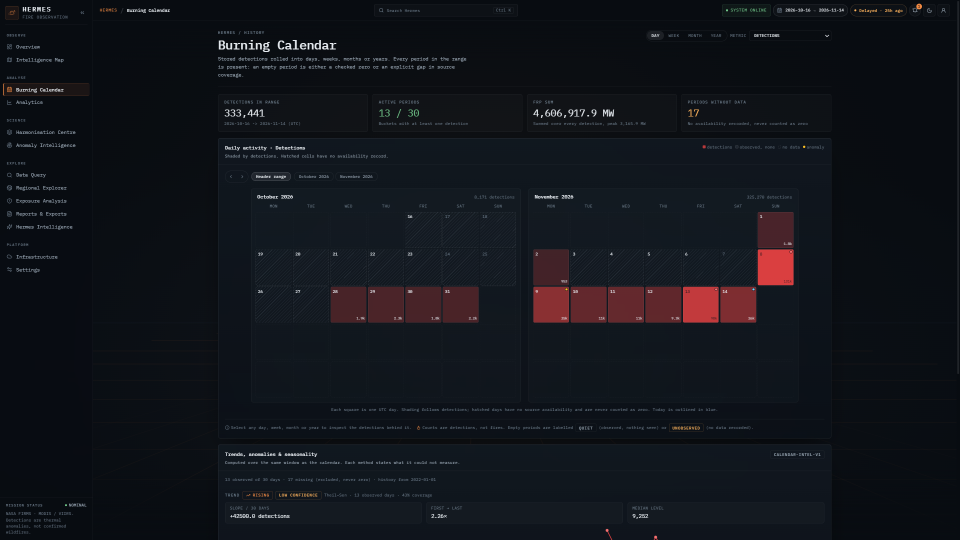
#> input picture deck/shots/calendar-30d.png, 1920 x 1080 px, found by its file name (shown at 1/2 size)
$ python crop.py
#> lines starting #> are read from the running program, lines starting #| are printed output that depends on the picture
from PIL import Image
def crop(src, box, out, scale=1.0):
#> called with src = 'deck/shots/calendar-30d.png', box = (440, 160, 1668, 830), out = 'deck/assets/crops/calendar.png', scale = 1
    im = Image.open(src); c = im.crop(box)
#> in crop, im is the input picture: PIL image 1920x1080 RGB; mean R, G, B 17.7, 20.4, 26.3
#> after `c = im.crop(box)`:
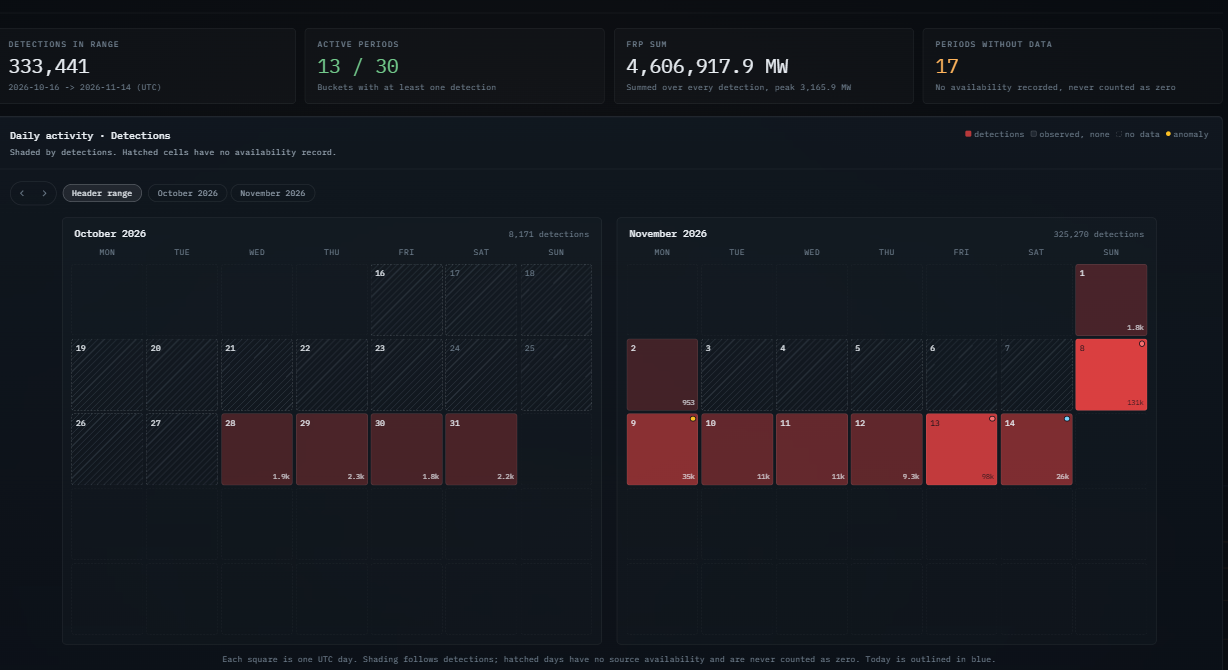
#> c: PIL image 1228x670 RGB; mean R, G, B 25.2, 25.3, 31.8
    if scale != 1.0: c = c.resize((int(c.width*scale), int(c.height*scale)), Image.LANCZOS)
    c.save(out); print(out, c.size)
#| deck/assets/crops/calendar.png (1228, 670)
crop('deck/shots/calendar-30d.png', (440, 160, 1668, 830), 'deck/assets/crops/calendar.png')
crop('deck/shots/harmonization.png', (1186, 262, 1664, 620), 'deck/assets/crops/score.png', 2)
#> call 2 of crop, with src = 'deck/shots/harmonization.png', box = (1186, 262, 1664, 620), out = 'deck/assets/crops/score.png', scale = 2
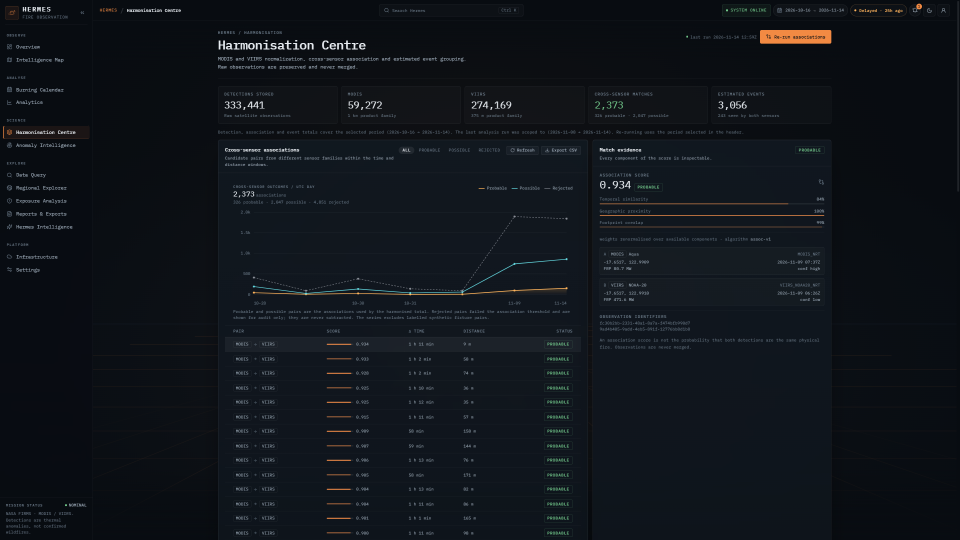
#> input picture deck/shots/harmonization.png, 1920 x 1080 px, found by its file name (shown at 1/2 size)
#> in crop, im is the input picture: PIL image 1920x1080 RGB; mean R, G, B 16, 20.7, 26.4
#> in crop (call 2), `c = im.crop(box)`:
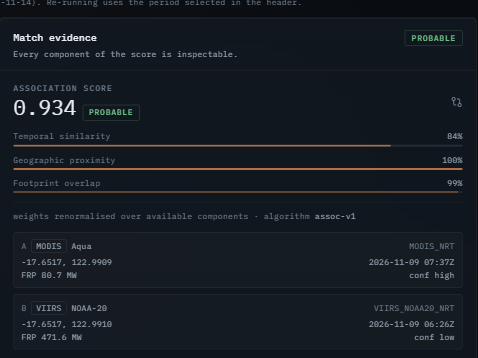
#> c: PIL image 478x358 RGB; mean R, G, B 22.3, 28.3, 34.7
#> in crop (call 2), `if scale != 1.0: c = c.resize((int(c.width*scale), int(c.height*scale)..`:
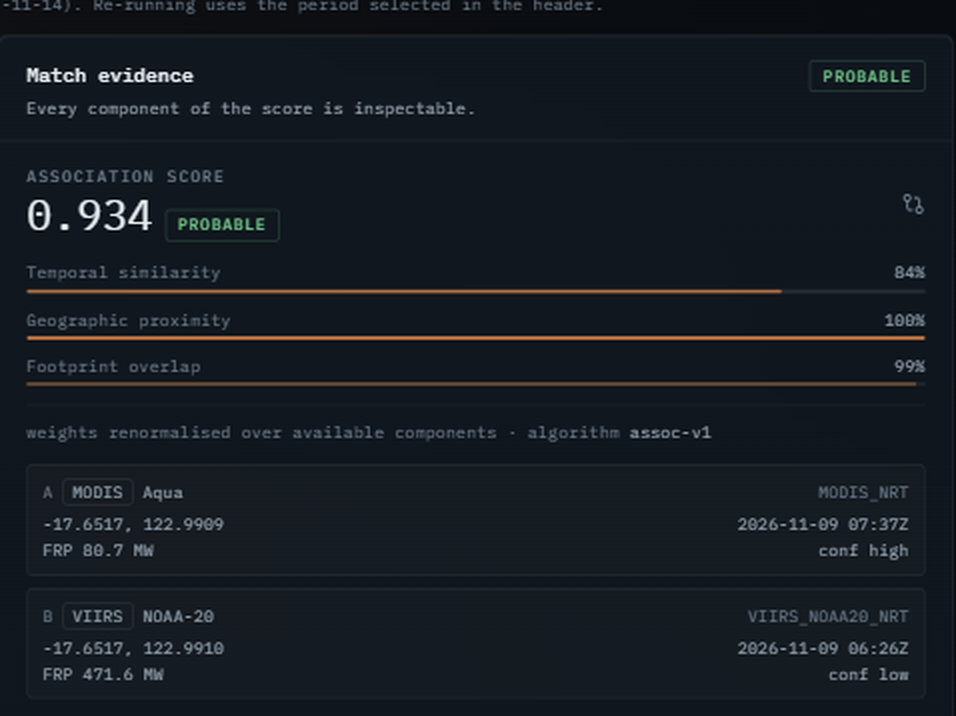
#> c: PIL image 956x716 RGB; mean R, G, B 22.3, 28.3, 34.7
#| deck/assets/crops/score.png (956, 716)
crop('deck/shots/harmonization.png', (440, 262, 1180, 700), 'deck/assets/crops/assoc.png')
#> call 3 of crop, with src = 'deck/shots/harmonization.png', box = (440, 262, 1180, 700), out = 'deck/assets/crops/assoc.png', scale = 1
#> in crop (call 3), `c = im.crop(box)`:
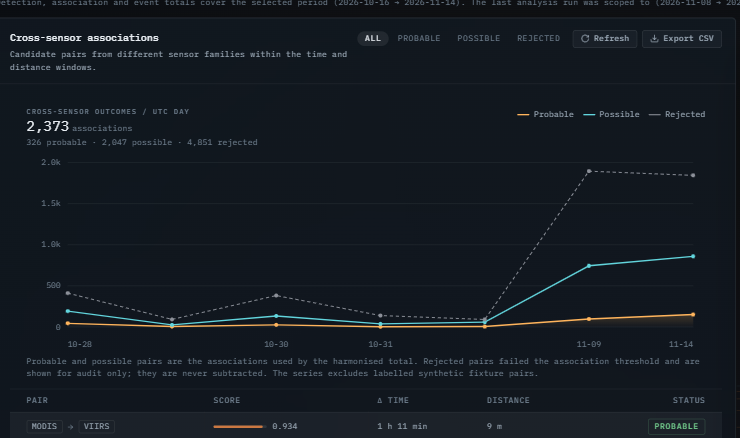
#> c: PIL image 740x438 RGB; mean R, G, B 20.7, 27, 34
#| deck/assets/crops/assoc.png (740, 438)
